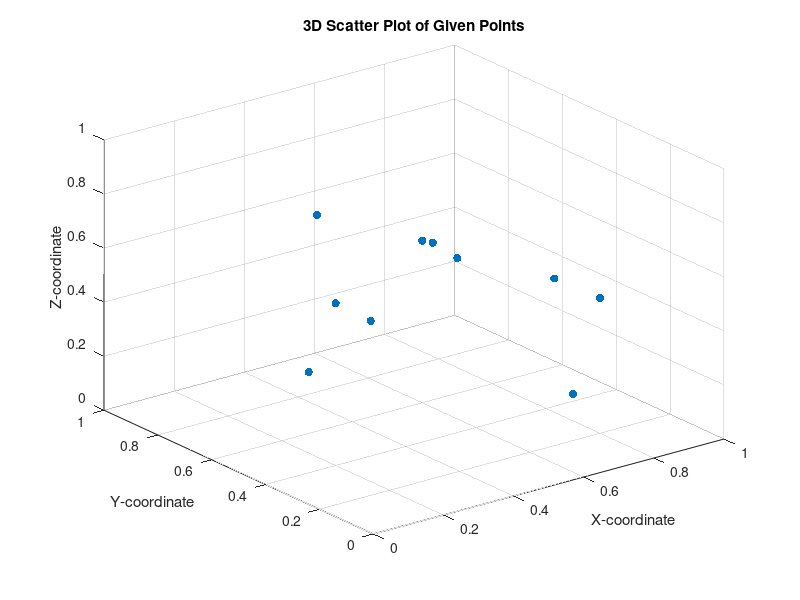

Here is the MATLAB script that generated this plot:
% Given Data
X = [0.2, 0.4, 0.8, 0.9, 0.6, 0.3, 0.7, 0.2, 0.3, 0.8];
Y = [0.4, 0.3, 0.2, 0.5, 0.6, 0.4, 0.6, 0.5, 0.6, 0.3];
Z = [0.6, 0.8, 0.5, 0.4, 0.6, 0.5, 0.5, 0.3, 0.8, 0.1];

% Plotting the 3D scatter plot
figure;
scatter3(X, Y, Z, 'filled');


xlabel('X-coordinate');
ylabel('Y-coordinate');
zlabel('Z-coordinate');

title('3D Scatter Plot of Given Points');

grid on;

xlim([0 1]);
ylim([0 1]);
zlim([0 1]);
